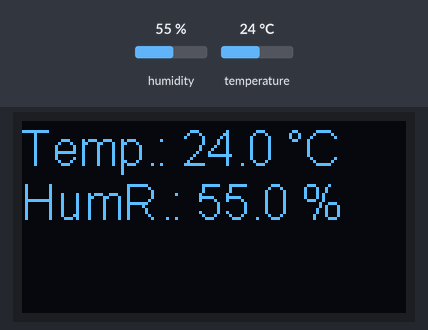
A program run on a simulated ESP32-S3. Parts: 128×64 one-colour display. The inputs (shaded band) are chosen by the test bench; at power-on: humidity 55 %, temperature 24 °C.

Above: at 4.8 s.
4.9 s: humidity set to 22 %
At 7.1 s:
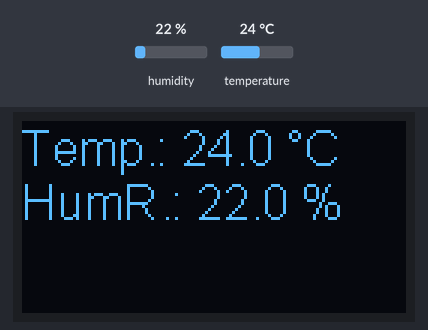
7.9 s: temperature set to 12 °C
At 9.4 s:
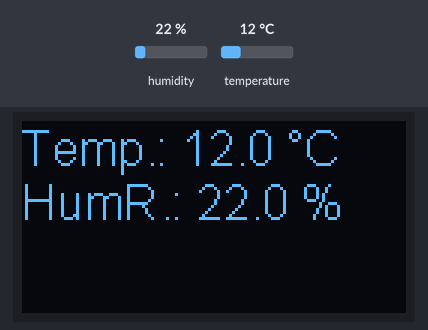
10.9 s: humidity set to 40 %
At 12.5 s:
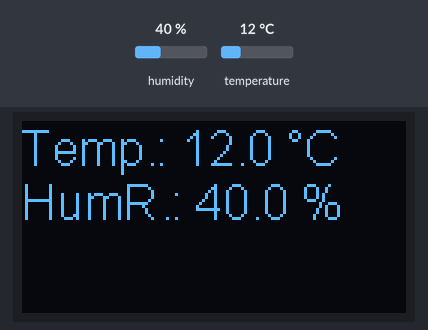
13.9 s: temperature set to 19 °C
At 14.7 s:
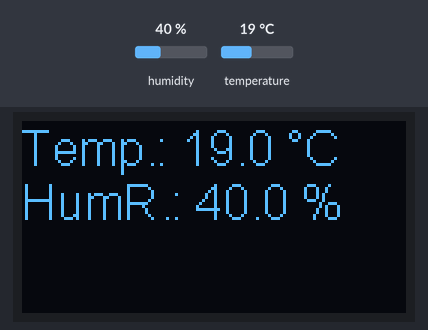
Timing chart, 0 to 16.9 s (numbered marks = the images above; inputs shaded):
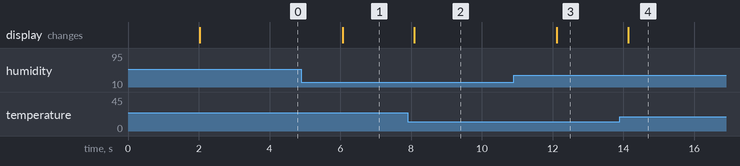

Measured:
- after the input at 4.9 s, the display: changes after 1.2 s (image 1)
- after the input at 7.9 s, the display: changes after 0.19 s (image 2)
- after the input at 10.9 s, the display: changes after 1.2 s (image 3)
- after the input at 13.9 s, the display: changes after 0.24 s (image 4)

The program:

main.cpp
```cpp
#include <weabther.h>

void setup()
{
  Serial.begin(115200);
  DHTSetup();
  OLEDSetup();
}

void loop()
{
  delay(delayMS);
  sensors_event_t event;
  int threshould = 0;
  float temperature = 0;
  float humidity = 0;
  temperature = readTemperature(&event);
  humidity = readHumidity(&event);
  (temperature + humidity == 0) ? displayError() : displayWeather(temperature, humidity);
}
```

weabther.h
```cpp
#include <Arduino.h>
#include <heltec.h>
#include <Adafruit_Sensor.h>
#include <DHT_U.h>

#define DHTPIN 45
#define DHTTYPE DHT22 // DHT 22 (AM2302)
DHT_Unified dht(DHTPIN, DHTTYPE);

uint32_t delayMS;

static SSD1306Wire display(0x3c, 500000, SDA_OLED, SCL_OLED, GEOMETRY_128_64, RST_OLED); // addr , freq , i2c group , resolution , rst

void DHTSetup()
{
  dht.begin();
  sensor_t sensor;
  dht.temperature().getSensor(&sensor);
  dht.humidity().getSensor(&sensor);
  delayMS = sensor.min_delay / 1000;
}

void OLEDSetup()
{
  display.init();
  display.setFont(ArialMT_Plain_16);
  display.setBrightness(100);
}

void displayWeather(float temperature, float relative_humidity)
{
  char display_temperature[16];
  char display_humidity[16];
  sprintf(display_temperature, "Temp.: %.1f °C", temperature);
  sprintf(display_humidity, "HumR.: %.1f %%", relative_humidity);
  display.clear();
  display.drawString(0, 0, display_temperature);
  display.drawString(0, 18, display_humidity);
  display.display();
}

void displayError()
{
  display.clear();
  display.drawStringMaxWidth(0, 0, 128, "Error reading sensor.");
  display.display();
}

float readTemperature(sensors_event_t *event)
{
  dht.temperature().getEvent(event);
  if (!isnan(event->temperature))
  {
    return event->temperature;
  }
  return -0.0;
}

float readHumidity(sensors_event_t *event){
  dht.humidity().getEvent(event);
  if (!isnan(event->relative_humidity))
  {
    return event->relative_humidity;
  }
  return -0.0;
}
```
